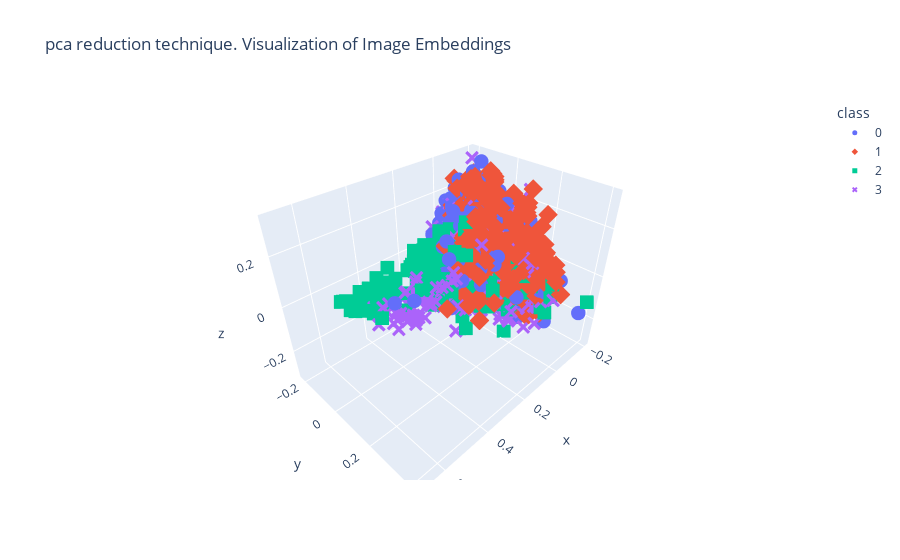
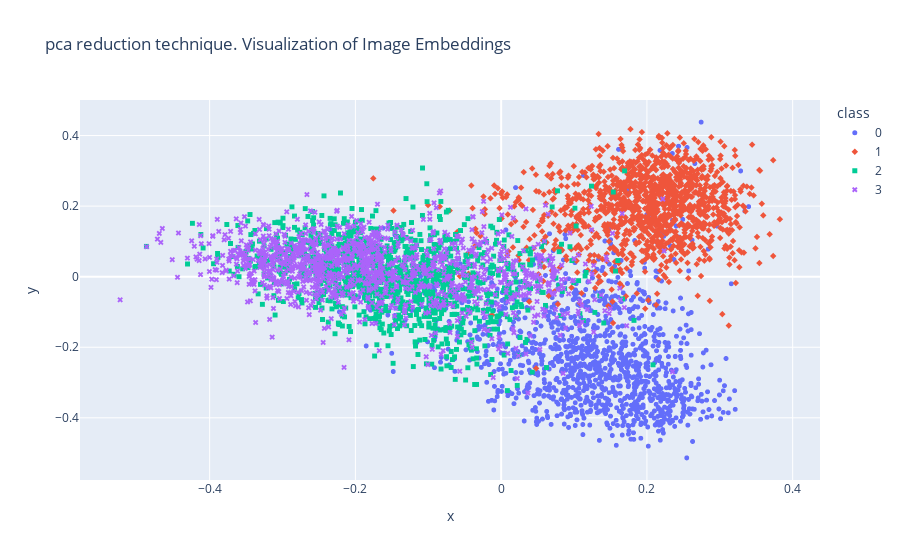

Here is the notebook cell these charts were saved with, in order:
### Code cell
plot_embeddings(X_tfidf.toarray(), 0, symbol="class", reduction_techniques="pca", color="class")
plot_embeddings(X_sbert, 0, symbol="class", reduction_techniques="pca", color="class")

### Figure 1 — Plotly figure (JSON) as saved in the notebook; plotly's stock layout.template omitted (floating-point values rounded to 4 significant figures; data arrays with more than 128 entries replaced by an {"elided": "..."} marker saying what was removed)
{"data": [{"hovertemplate": "class=0<br>x=%{x}<br>y=%{y}<br>z=%{z}<extra></extra>", "legendgroup": "0", "marker": {"color": "#636efa", "size": 5, "symbol": "circle"}, "mode": "markers", "name": "0", "scene": "scene", "showlegend": true, "textfont": {"size": 25}, "type": "scatter3d", "x": {"elided": "1250 float values"}, "y": {"elided": "1250 float values"}, "z": {"elided": "1250 float values"}}, {"hovertemplate": "class=1<br>x=%{x}<br>y=%{y}<br>z=%{z}<extra></extra>", "legendgroup": "1", "marker": {"color": "#EF553B", "size": 5, "symbol": "diamond"}, "mode": "markers", "name": "1", "scene": "scene", "showlegend": true, "textfont": {"size": 25}, "type": "scatter3d", "x": {"elided": "1250 float values"}, "y": {"elided": "1250 float values"}, "z": {"elided": "1250 float values"}}, {"hovertemplate": "class=2<br>x=%{x}<br>y=%{y}<br>z=%{z}<extra></extra>", "legendgroup": "2", "marker": {"color": "#00cc96", "size": 5, "symbol": "square"}, "mode": "markers", "name": "2", "scene": "scene", "showlegend": true, "textfont": {"size": 25}, "type": "scatter3d", "x": {"elided": "1250 float values"}, "y": {"elided": "1250 float values"}, "z": {"elided": "1250 float values"}}, {"hovertemplate": "class=3<br>x=%{x}<br>y=%{y}<br>z=%{z}<extra></extra>", "legendgroup": "3", "marker": {"color": "#ab63fa", "size": 5, "symbol": "x"}, "mode": "markers", "name": "3", "scene": "scene", "showlegend": true, "textfont": {"size": 25}, "type": "scatter3d", "x": {"elided": "1250 float values"}, "y": {"elided": "1250 float values"}, "z": {"elided": "1250 float values"}}], "layout": {"legend": {"title": {"text": "class"}, "tracegroupgap": 0}, "scene": {"domain": {"x": [0, 1], "y": [0, 1]}, "xaxis": {"title": {"text": "x"}}, "yaxis": {"title": {"text": "y"}}, "zaxis": {"title": {"text": "z"}}}, "title": {"text": "pca reduction technique. Visualization of Image Embeddings"}}}

### Figure 2 — Plotly figure (JSON) as saved in the notebook; plotly's stock layout.template omitted (floating-point values rounded to 4 significant figures; data arrays with more than 128 entries replaced by an {"elided": "..."} marker saying what was removed)
{"data": [{"hovertemplate": "class=0<br>x=%{x}<br>y=%{y}<extra></extra>", "legendgroup": "0", "marker": {"color": "#636efa", "size": 5, "symbol": "circle"}, "mode": "markers", "name": "0", "showlegend": true, "textfont": {"size": 25}, "type": "scattergl", "x": {"elided": "1250 float values"}, "xaxis": "x", "y": {"elided": "1250 float values"}, "yaxis": "y"}, {"hovertemplate": "class=1<br>x=%{x}<br>y=%{y}<extra></extra>", "legendgroup": "1", "marker": {"color": "#EF553B", "size": 5, "symbol": "diamond"}, "mode": "markers", "name": "1", "showlegend": true, "textfont": {"size": 25}, "type": "scattergl", "x": {"elided": "1250 float values"}, "xaxis": "x", "y": {"elided": "1250 float values"}, "yaxis": "y"}, {"hovertemplate": "class=2<br>x=%{x}<br>y=%{y}<extra></extra>", "legendgroup": "2", "marker": {"color": "#00cc96", "size": 5, "symbol": "square"}, "mode": "markers", "name": "2", "showlegend": true, "textfont": {"size": 25}, "type": "scattergl", "x": {"elided": "1250 float values"}, "xaxis": "x", "y": {"elided": "1250 float values"}, "yaxis": "y"}, {"hovertemplate": "class=3<br>x=%{x}<br>y=%{y}<extra></extra>", "legendgroup": "3", "marker": {"color": "#ab63fa", "size": 5, "symbol": "x"}, "mode": "markers", "name": "3", "showlegend": true, "textfont": {"size": 25}, "type": "scattergl", "x": {"elided": "1250 float values"}, "xaxis": "x", "y": {"elided": "1250 float values"}, "yaxis": "y"}], "layout": {"legend": {"title": {"text": "class"}, "tracegroupgap": 0}, "title": {"text": "pca reduction technique. Visualization of Image Embeddings"}, "xaxis": {"anchor": "y", "domain": [0, 1], "title": {"text": "x"}}, "yaxis": {"anchor": "x", "domain": [0, 1], "title": {"text": "y"}}}}
